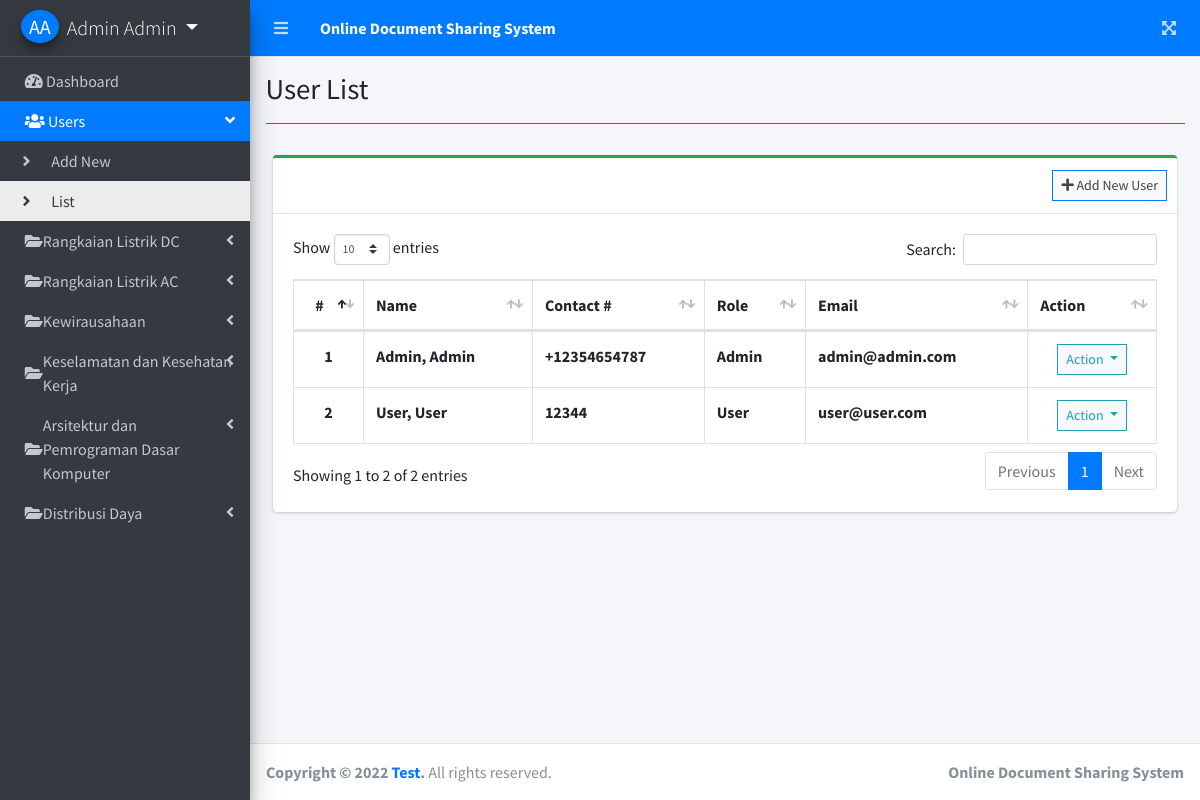
The page /index.php?page=user_list (signed in) on the database as committed earlier.
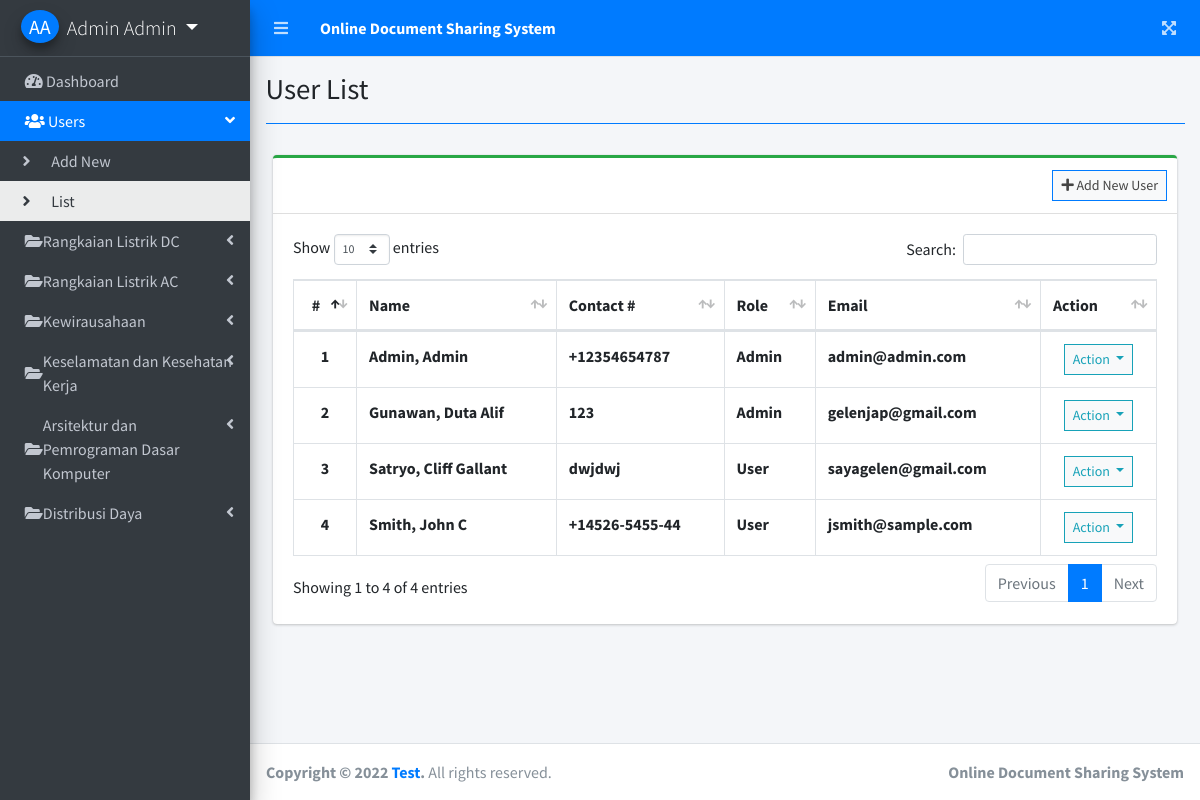
The same page on the database as committed later.
### tables this page shows
CREATE TABLE `users` (
  `id` int(30) NOT NULL,
  `firstname` varchar(200) NOT NULL,
  `lastname` varchar(200) NOT NULL,
  `middlename` varchar(200) NOT NULL,
  `contact` varchar(100) NOT NULL,
  `address` text NOT NULL,
  `email` varchar(200) NOT NULL,
  `password` text NOT NULL,
  `type` tinyint(1) NOT NULL DEFAULT 2 COMMENT '1=Admin,2= users',
  `avatar` text NOT NULL,
  `date_created` datetime NOT NULL DEFAULT current_timestamp()
);

### user_list.php (the view, shortened to what this page needs)
<?php include'db_connect.php' ?>
<div class="col-lg-12">
	<div class="card card-outline card-success">
		<div class="card-header">
			<div class="card-tools">
				<a class="btn btn-block btn-sm btn-default btn-flat border-primary" href="./index.php?page=new_user"><i class="fa fa-plus"></i> Add New User</a>
			</div>
		</div>
		<div class="card-body">
			<table class="table tabe-hover table-bordered" id="list">
				<thead>
					<tr>
						<th class="text-center">#</th>
						<th>Name</th>
						<th>Contact #</th>
						<th>Role</th>
						<th>Email</th>
						<th>Action</th>
					</tr>
				</thead>
				<tbody>
					<?php
					$i = 1;
					$type = array('',"Admin","User");
					$qry = $conn->query("SELECT *,concat(lastname,', ',firstname,' ',middlename) as name FROM users order by concat(lastname,', ',firstname,' ',middlename) asc");
					while($row= $qry->fetch_assoc()):
					?>
					<tr>
						<th class="text-center"><?php echo $i++ ?></th>
						<td><b><?php echo ucwords($row['name']) ?></b></td>
						<td><b><?php echo $row['contact'] ?></b></td>
						<td><b><?php echo $type[$row['type']] ?></b></td>
						<td><b><?php echo $row['email'] ?></b></td>
						<td class="text-center">
							<button type="button" class="btn btn-default btn-sm btn-flat border-info wave-effect text-info dropdown-toggle" data-toggle="dropdown" aria-expanded="true">
		                      Action
		                    </button>
						</td>
					</tr>
				<?php endwhile; ?>
				</tbody>
			</table>
		</div>
	</div>
</div>

### index.php (shortened to what this page needs)
<!DOCTYPE html>
<html lang="en">
<?php
	include 'header.php'
?>
<body class="hold-transition sidebar-mini layout-fixed layout-navbar-fixed layout-footer-fixed">
<div class="wrapper">
  <?php include 'topbar.php' ?>
  <?php include 'sidebar.php' ?>
  <div class="content-wrapper">
    <div class="content-header">
      <div class="container-fluid">
        <div class="row mb-2">
          <div class="col-sm-6">
            <h1 class="m-0"><?php echo $title ?></h1>
          </div>
        </div>
            <hr class="border-primary">
      </div>
    </div>
    <section class="content">
      <div class="container-fluid">
         <?php
          $page = isset($_GET['page']) ? $_GET['page'] : 'home';
          include $page.'.php';
          ?>
      </div>
    </section>
  </div>
  <footer class="main-footer">
    <strong>Copyright &copy; 2022 <a href="#">Test</a>.</strong>
    All rights reserved.
    <div class="float-right d-none d-sm-inline-block">
      <b>Online Document Sharing System</b>
    </div>
  </footer>
</div>
</body>
</html>

### header.php (shortened to what this page needs)
<head>
  <?php
  $title = isset($_GET['page']) ? ucwords(str_replace("_", ' ', $_GET['page'])) : "Home";
  ?>
  <link rel="stylesheet" href="assets/plugins/fontawesome-free/css/all.min.css">
  <link rel="stylesheet" href="assets/plugins/overlayScrollbars/css/OverlayScrollbars.min.css">
  <link rel="stylesheet" href="assets/plugins/datatables-bs4/css/dataTables.bootstrap4.min.css">
  <link rel="stylesheet" href="assets/plugins/datatables-responsive/css/responsive.bootstrap4.min.css">
  <link rel="stylesheet" href="assets/plugins/datatables-buttons/css/buttons.bootstrap4.min.css">
  <link rel="stylesheet" href="assets/plugins/select2/css/select2.min.css">
  <link rel="stylesheet" href="assets/plugins/select2-bootstrap4-theme/select2-bootstrap4.min.css">
  <link rel="stylesheet" href="assets/plugins/sweetalert2-theme-bootstrap-4/bootstrap-4.min.css">
  <link rel="stylesheet" href="assets/plugins/toastr/toastr.min.css">
  <link rel="stylesheet" href="assets/plugins/dropzone/min/dropzone.min.css">
  <link rel="stylesheet" href="assets/plugins/icheck-bootstrap/icheck-bootstrap.min.css">
  <link rel="stylesheet" href="assets/dist/css/adminlte.min.css">
  <link rel="stylesheet" href="assets/dist/css/styles.css">
  <link rel="stylesheet" href="assets/plugins/summernote/summernote-bs4.min.css">
</head>

### topbar.php
<nav class="main-header navbar navbar-expand navbar-primary navbar-dark ">
  <ul class="navbar-nav">
    <?php if(isset($_SESSION['login_id'])): ?>
    <li class="nav-item">
      <a class="nav-link" data-widget="pushmenu" href="" role="button"><i class="fas fa-bars"></i></a>
    </li>
  <?php endif; ?>
    <li>
      <a class="nav-link text-white"  href="./" role="button"> <large><b>Online Document Sharing System</b></large></a>
    </li>
  </ul>
  <ul class="navbar-nav ml-auto">
    <li class="nav-item">
      <a class="nav-link" data-widget="fullscreen" href="#" role="button">
        <i class="fas fa-expand-arrows-alt"></i>
      </a>
    </li>
  </ul>
</nav>

### sidebar.php (shortened to what this page needs)
<aside class="main-sidebar sidebar-dark-primary elevation-4" style="">
  <div class="dropdown" style="">
 	<a href="javascript:void(0)" class="brand-link dropdown-toggle" data-toggle="dropdown" aria-expanded="true">
      <?php if(empty($_SESSION['login_avatar'])): ?>
      <span class="brand-image img-circle elevation-3 d-flex justify-content-center align-items-center bg-primary text-white font-weight-500" style="width: 38px;height:50px"><?php echo strtoupper(substr($_SESSION['login_firstname'], 0,1).substr($_SESSION['login_lastname'], 0,1)) ?></span>
      <?php else: ?>
        <span class="image">
          <img src="assets/uploads/<?php echo $_SESSION['login_avatar'] ?>" style="width: 38px;height:38px" class="img-circle elevation-2" alt="User Image">
        </span>
      <?php endif; ?>
      <span class="brand-text font-weight-light"><?php echo ucwords($_SESSION['login_firstname'].' '.$_SESSION['login_lastname']) ?></span>
    </a>
  </div>
  <div class="sidebar">
    <nav class="mt-2">
      <ul class="nav nav-pills nav-sidebar flex-column nav-flat" data-widget="treeview" role="menu" data-accordion="false">
      <div>
        <li class="nav-item dropdown">
          <a href="./" class="nav-link nav-home">
            <i class="nav-icon fas fa-tachometer-alt"></i>
            <p>
              Dashboard
            </p>
          </a>
        </li>
      </div>
      <?php if($_SESSION['login_type'] == 1): ?>
      <div>
        <li class="nav-item">
          <a href="#" class="nav-link nav-edit_user">
            <i class="nav-icon fas fa-users"></i>
            <p>
              Users
              <i class="right fas fa-angle-left"></i>
            </p>
          </a>
          <ul class="nav nav-treeview">
            <li class="nav-item">
              <a href="./index.php?page=new_user" class="nav-link nav-new_user tree-item">
                <i class="fas fa-angle-right nav-icon"></i>
                <p>Add New</p>
              </a>
            </li>
            <li class="nav-item">
              <a href="./index.php?page=user_list" class="nav-link nav-user_list tree-item">
                <i class="fas fa-angle-right nav-icon"></i>
                <p>List</p>
              </a>
            </li>
          </ul>
        </li>
      </div>
      <div>
        <li class="nav-item">
          <a href="#" class="nav-link nav-is-tree nav-edit_rldc nav-view_rldc d-flex align-items-center">
            <i class="nav-icon fa fa-folder-open"></i>
            <p>
            Rangkaian Listrik DC
              <i class="right fas fa-angle-left"></i>
            </p>
          </a>
        </li>
      </div>
      <div>
        <li class="nav-item">
          <a href="#" class="nav-link nav-is-tree nav-edit_rlac nav-view_rlac d-flex align-items-center">
            <i class="nav-icon fa fa-folder-open"></i>
            <p class="text-wrap">
            Rangkaian Listrik AC
              <i class="right fas fa-angle-left"></i>
            </p>
          </a>
        </li>
      </div>
      <div>
        <li class="nav-item">
          <a href="#" class="nav-link nav-is-tree nav-edit_document nav-view_document d-flex align-items-center">
            <i class="nav-icon fa fa-folder-open"></i>
            <p class="text-wrap">
            Kewirausahaan
              <i class="right fas fa-angle-left"></i>
            </p>
          </a>
        </li>
      </div>
      <div>
        <li class="nav-item">
          <a href="#" class="nav-link nav-is-tree nav-edit_document_k3 nav-view_document_k3 d-flex align-items-center">
            <i class="nav-icon fa fa-folder-open"></i>
            <p class="text-wrap">
            Keselamatan dan Kesehatan Kerja
              <i class="right fas fa-angle-left"></i>
            </p>
          </a>
        </li>
      </div>
      <div>
        <li class="nav-item">
          <a href="#" class="nav-link nav-is-tree nav-edit_document_apdk nav-view_document_apdk d-flex align-items-center">
            <i class="nav-icon fa fa-folder-open"></i>
            <p class="text-wrap">
            Arsitektur dan Pemrograman Dasar Komputer
              <i class="right fas fa-angle-left d-flex align-items-center justify-content-center"></i>
            </p>
          </a>
        </li>
      </div>
      <div>
        <li class="nav-item">
          <a href="#" class="nav-link nav-is-tree nav-edit_document_disda nav-view_document_disda d-flex align-items-center">
            <i class="nav-icon fa fa-folder-open"></i>
            <p>
            Distribusi Daya
              <i class="right fas fa-angle-left"></i>
            </p>
          </a>
        </li>
      </div>
      <?php endif; ?>
      </ul>
    </nav>
  </div>
</aside>

Rows that differ between the two databases and show on the page:
removed users: name "User, User", contact "12344", type "User", email "user@user.com"
added users: name "Gunawan, Duta Alif", contact "123", type "Admin", email "gelenjap@gmail.com"
added users: name "Satryo, Cliff Gallant", contact "dwjdwj", type "User", email "sayagelen@gmail.com"
added users: name "Smith, John C", contact "+14526-5455-44", type "User", email "jsmith@sample.com"
Other text that changed with them:
text written by a page script: "Show entries Search: Showing 1 to 2 of 2 entries Previous 1 Next" → "Show entries Search: Showing 1 to 4 of 4 entries Previous 1 Next"
